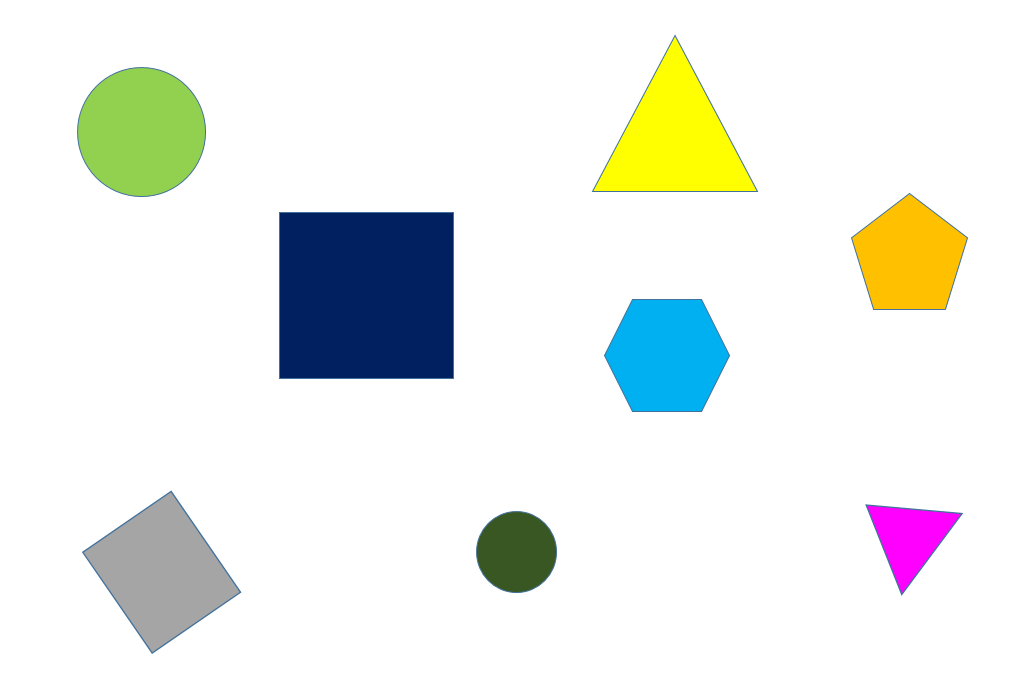
#> input picture image.PNG, 1023 x 698 px, found by its file name
$ python contour.py
#> lines starting #> are read from the running program, lines starting #| are printed output that depends on the picture; after the words box and inside, x2 and y2 are one past the last pixel; in counts of white or black regions, pixels touching at a corner belong together
import cv2

img = cv2.imread('image.png')
#> img is the input picture: shape (698, 1023, 3); mean B, G, R 233.9, 238.4, 235.1

grayscale = cv2.cvtColor(img, cv2.COLOR_BGR2GRAY)
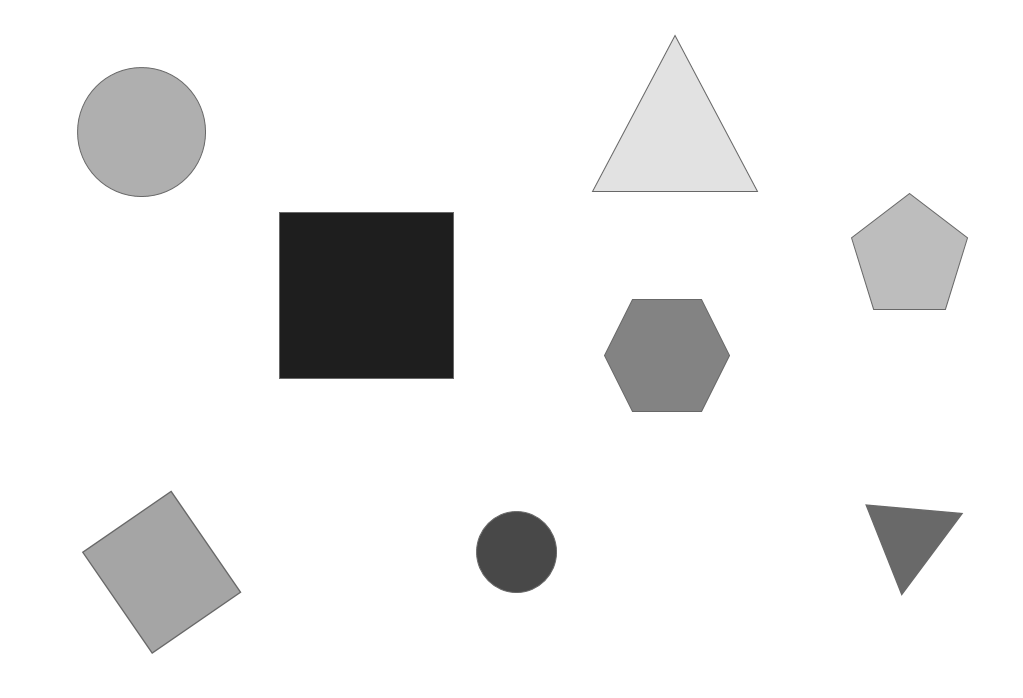
#> grayscale: shape (698, 1023); min 30, max 255, mean 236.9
canny = cv2.Canny(grayscale, 10, 10)
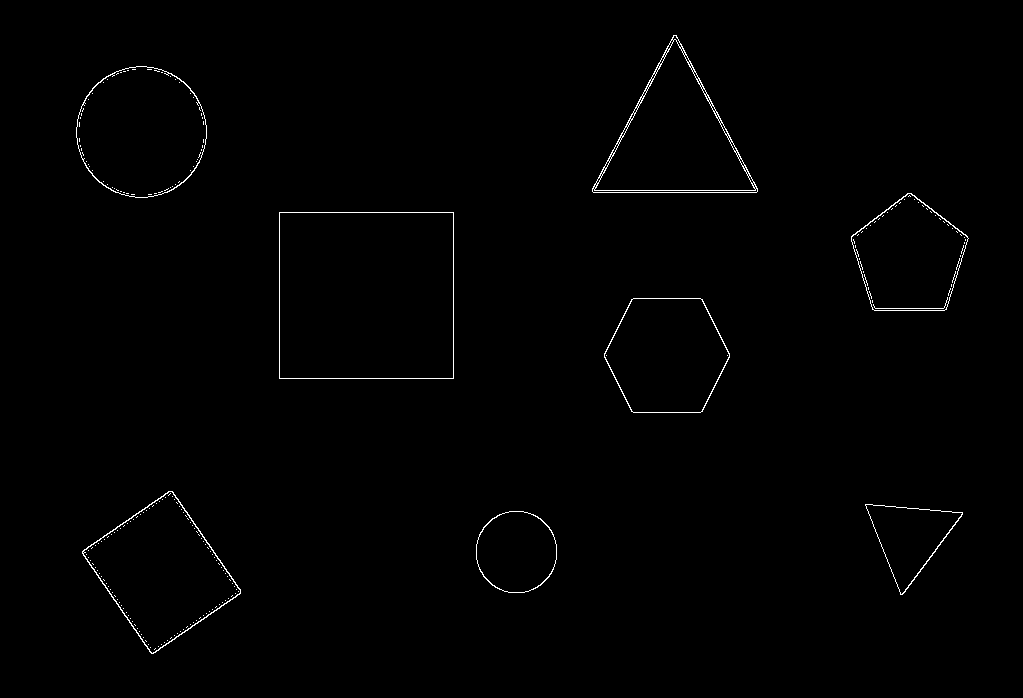
#> canny: shape (698, 1023); 0.69% white in thin lines or dots, all inside (x1, y1, x2, y2) = (76, 35, 969, 654)

contours, hierarchy = cv2.findContours(canny, cv2.RETR_EXTERNAL, cv2.CHAIN_APPROX_SIMPLE)
#> contours = 8 contours; box (x1, y1, x2, y2) and area: (279, 212, 454, 379) 28884, (82, 491, 241, 654) 13634, (592, 35, 758, 193) 13423, (76, 66, 207, 198) 13328, (604, 298, 730, 413) 11166, (851, 193, 969, 311) 9640, (476, 511, 557, 593) 5191, (865, 504, 963, 595) 4366
cv2.drawContours(img, contours, -1, (0,0,0), 3)
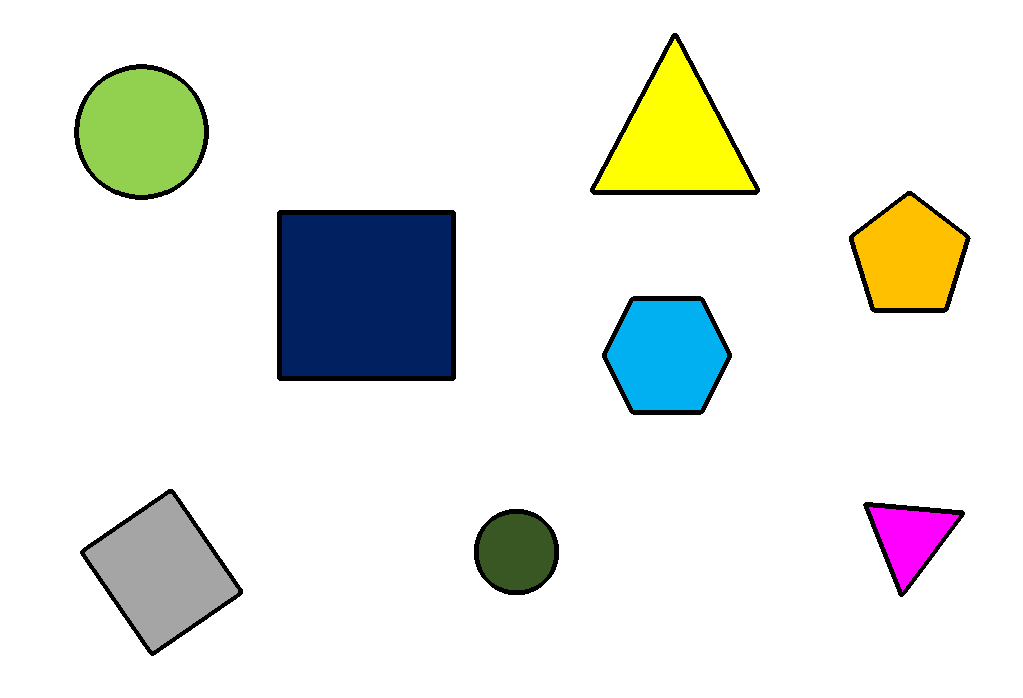
#> img: shape (698, 1023, 3); 2.18% of pixels changed, all inside (x1, y1, x2, y2) = (74, 33, 971, 656)


area = []
for contour in contours:
    area.append(cv2.contourArea(contour))
#> this loop made 8 passes
#> contour on pass 5: [[279, 212], [279, 378], [453, 378], [453, 212]]
#> after the loop, area = [5191, 4366.5, 13633.5, 11166, 28884, 9640, 13328, 13423]

corners = []
for contour in contours:
    perimeter = cv2.arcLength(contour, True)
    approx = cv2.approxPolyDP(contour, 0.03 * perimeter, True)
    num_corner = len(approx)
    corners.append(num_corner)
#> this loop made 8 passes
#> (perimeter, num_corner) on passes 1, 4, 6, 7: (268.1, 8), (412.4, 6), (390.7, 5), (433, 8)
#> (perimeter, approx, num_corner) on passes 2, 3, 5, 8: (313.7, [[900, 594], [962, 512], [865, 504]], 3), (489.5, [[172, 491], [82, 551], [151, 653], [240, 593]], 4), (680, [[279, 212], [279, 378], [453, 378], [453, 212]], 4), (547.9, [[673, 35], [592, 191], [756, 192]], 3)
#> after the loop, corners = [8, 3, 4, 6, 4, 5, 8, 3]

triangle = []
quad = []
pentagon = []
hexagon = []
circle = []

centres = []

for contour in contours:
    M = cv2.moments(contour)
    x = int(M['m10']/M['m00'])
    y = int(M['m01']/M['m00'])
    centre = (x,y)
    centres.append(centre)
#> this loop made 8 passes
#> (x, y) on passes 1, 2, 3, 4, 6, 7, 8: (516, 551), (909, 537), (161, 571), (666, 355), (909, 257), (141, 131), (674, 138)
#> (contour, x, y) on pass 5: ([[279, 212], [279, 378], [453, 378], [453, 212]], 366, 295)
#> after the loop, centres = [(516, 551), (909, 537), (161, 571), (666, 355), (366, 295), (909, 257), (141, 131), (674, 138)]

i = 0

for corner_num in corners:
    if corner_num == 3:
        triangle.append([area[i],i,centres[i]])
    elif corner_num == 4:
        quad.append([area[i],i,centres[i]])
    elif corner_num == 5:
        pentagon.append([area[i],i,centres[i]])
    elif corner_num == 6:
        hexagon.append([area[i],i,centres[i]])
    else:
        circle.append([area[i],i,centres[i]])

    i = i+1
#> this loop made 8 passes
#> corner_num on passes 1, 2, 3, 4, 7, 8: 8, 3, 4, 6, 8, 3
#> after the loop, circle = [[5191, 0, (516, 551)], [13328, 6, (141, 131)]]; hexagon = [[11166, 3, (666, 355)]]; i = 8; pentagon = [[9640, 5, (909, 257)]]; quad = [[13633.5, 2, (161, 571)], [28884, 4, (366, 295)]]; triangle = [[4366.5, 1, (909, 537)], [13423, 7, (674, 138)]]

def sorting(val):
    return val[0]

triangle.sort(key=sorting)
quad.sort(key=sorting)
pentagon.sort(key=sorting)
hexagon.sort(key=sorting)
circle.sort(key=sorting)

shapes = triangle+quad+pentagon+hexagon+circle
#> shapes = [[4366.5, 1, (909, 537)], [13423, 7, (674, 138)], [13633.5, 2, (161, 571)], [28884, 4, (366, 295)], [9640, 5, (909, 257)], [11166, 3, (666, 355)], [5191, 0, (516, 551)], [13328, 6, (141, 131)]]

for index in range(len(shapes)-1):
    cv2.line(img, shapes[index][2], shapes[index+1][2], (0,0,0), 3)
#> this loop made 7 passes
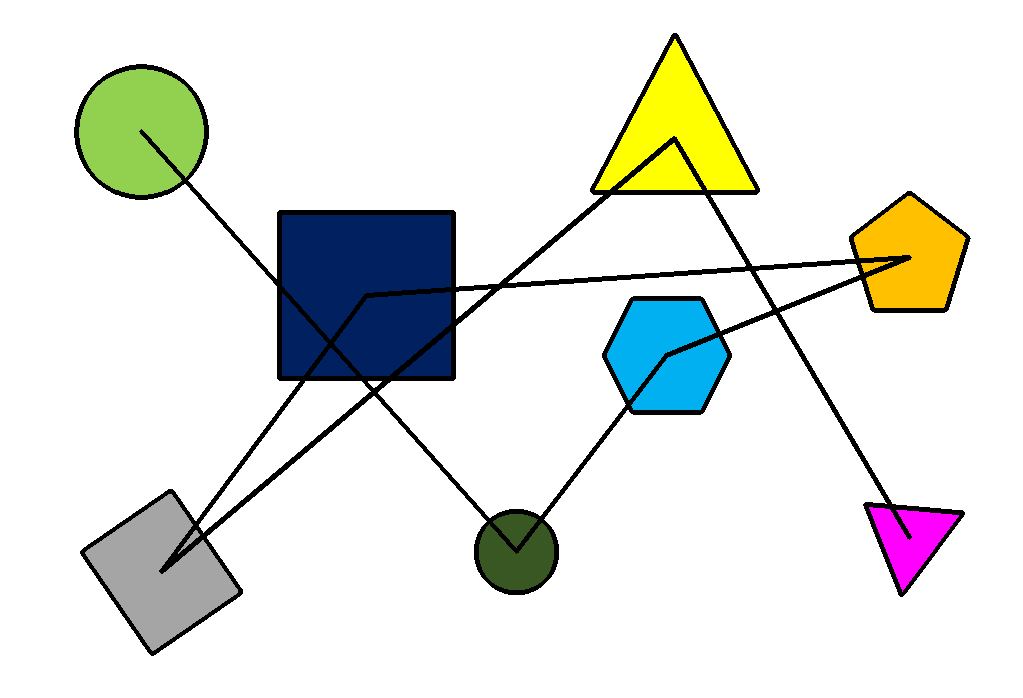
#> img: shape (698, 1023, 3); 2.01% of pixels changed, all inside (x1, y1, x2, y2) = (139, 129, 912, 574)


#cv2.imshow('Gray', grayscale)
#cv2.imshow('Canny',canny)
cv2.imshow('Contour Image', img)
cv2.waitKey(0)
cv2.destroyAllWindows()
